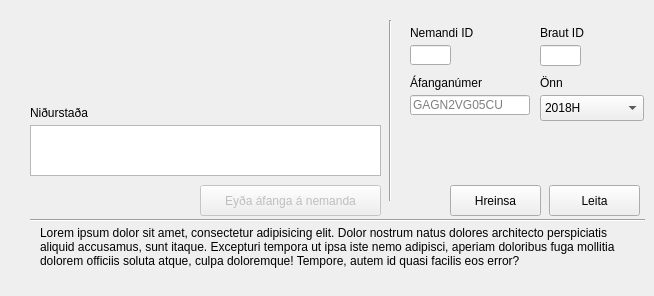
      <widget class="QWidget" name="studentcoursesTabDelete">
       <attribute name="title">
        <string>Áfangi á nemanda</string>
       </attribute>
       <widget class="QPushButton" name="pushButton_19">
        <property name="enabled">
         <bool>false</bool>
        </property>
        <property name="geometry">
         <rect>
          <x>200</x>
          <y>185</y>
          <width>181</width>
          <height>31</height>
         </rect>
        </property>
        <property name="sizePolicy">
         <sizepolicy hsizetype="Minimum" vsizetype="Fixed">
          <horstretch>0</horstretch>
          <verstretch>0</verstretch>
         </sizepolicy>
        </property>
        <property name="layoutDirection">
         <enum>Qt::LeftToRight</enum>
        </property>
        <property name="autoFillBackground">
         <bool>false</bool>
        </property>
        <property name="text">
         <string>Eyða áfanga á nemanda</string>
        </property>
        <property name="autoDefault">
         <bool>false</bool>
        </property>
        <property name="default">
         <bool>true</bool>
        </property>
        <property name="flat">
         <bool>false</bool>
        </property>
       </widget>
       <widget class="Line" name="line_61">
        <property name="geometry">
         <rect>
          <x>380</x>
          <y>20</y>
          <width>20</width>
          <height>181</height>
         </rect>
        </property>
        <property name="orientation">
         <enum>Qt::Vertical</enum>
        </property>
       </widget>
       <widget class="QPushButton" name="pushButton_60">
        <property name="geometry">
         <rect>
          <x>450</x>
          <y>185</y>
          <width>91</width>
          <height>31</height>
         </rect>
        </property>
        <property name="text">
         <string>Hreinsa</string>
        </property>
       </widget>
       <widget class="QPushButton" name="pushButton_61">
        <property name="geometry">
         <rect>
          <x>549</x>
          <y>185</y>
          <width>91</width>
          <height>31</height>
         </rect>
        </property>
        <property name="text">
         <string>Leita</string>
        </property>
       </widget>
       <widget class="QTreeWidget" name="treeWidget_43">
        <property name="geometry">
         <rect>
          <x>30</x>
          <y>125</y>
          <width>351</width>
          <height>51</height>
         </rect>
        </property>
        <property name="alternatingRowColors">
         <bool>false</bool>
        </property>
        <property name="columnCount">
         <number>0</number>
        </property>
       </widget>
       <widget class="QLabel" name="label_151">
        <property name="geometry">
         <rect>
          <x>30</x>
          <y>100</y>
          <width>101</width>
          <height>20</height>
         </rect>
        </property>
        <property name="text">
         <string>Niðurstaða</string>
        </property>
        <property name="alignment">
         <set>Qt::AlignBottom|Qt::AlignLeading|Qt::AlignLeft</set>
        </property>
       </widget>
       <widget class="QLineEdit" name="lineEdit_65">
        <property name="geometry">
         <rect>
          <x>540</x>
          <y>45</y>
          <width>41</width>
          <height>21</height>
         </rect>
        </property>
        <property name="text">
         <string/>
        </property>
        <property name="maxLength">
         <number>11</number>
        </property>
        <property name="clearButtonEnabled">
         <bool>false</bool>
        </property>
       </widget>
       <widget class="QLabel" name="label_182">
        <property name="geometry">
         <rect>
          <x>410</x>
          <y>20</y>
          <width>101</width>
          <height>20</height>
         </rect>
        </property>
        <property name="text">
         <string>Nemandi ID</string>
        </property>
        <property name="alignment">
         <set>Qt::AlignBottom|Qt::AlignLeading|Qt::AlignLeft</set>
        </property>
       </widget>
       <widget class="QLabel" name="label_68">
        <property name="geometry">
         <rect>
          <x>540</x>
          <y>20</y>
          <width>101</width>
          <height>20</height>
         </rect>
        </property>
        <property name="layoutDirection">
         <enum>Qt::LeftToRight</enum>
        </property>
        <property name="text">
         <string>Braut ID</string>
        </property>
        <property name="alignment">
         <set>Qt::AlignBottom|Qt::AlignLeading|Qt::AlignLeft</set>
        </property>
       </widget>
       <widget class="QLineEdit" name="lineEdit_70">
        <property name="geometry">
         <rect>
          <x>410</x>
          <y>95</y>
          <width>120</width>
          <height>20</height>
         </rect>
        </property>
        <property name="inputMask">
         <string/>
        </property>
        <property name="text">
         <string/>
        </property>
        <property name="maxLength">
         <number>11</number>
        </property>
        <property name="placeholderText">
         <string>GAGN2VG05CU</string>
        </property>
       </widget>
       <widget class="QComboBox" name="comboBox_32">
        <property name="geometry">
         <rect>
          <x>540</x>
          <y>95</y>
          <width>104</width>
          <height>26</height>
         </rect>
        </property>
        <item>
         <property name="text">
          <string>2018H</string>
         </property>
        </item>
        <item>
         <property name="text">
          <string>2019V</string>
         </property>
        </item>
        <item>
         <property name="text">
          <string>2019H</string>
         </property>
        </item>
        <item>
         <property name="text">
          <string>2020V</string>
         </property>
        </item>
        <item>
         <property name="text">
          <string>2020H</string>
         </property>
        </item>
        <item>
         <property name="text">
          <string>2021V</string>
         </property>
        </item>
        <item>
         <property name="text">
          <string>2021H</string>
         </property>
        </item>
        <item>
         <property name="text">
          <string>2022V</string>
         </property>
        </item>
        <item>
         <property name="text">
          <string>2022H</string>
         </property>
        </item>
        <item>
         <property name="text">
          <string>2023V</string>
         </property>
        </item>
        <item>
         <property name="text">
          <string>2023H</string>
         </property>
        </item>
       </widget>
       <widget class="QLineEdit" name="lineEdit_71">
        <property name="geometry">
         <rect>
          <x>410</x>
          <y>45</y>
          <width>41</width>
          <height>20</height>
         </rect>
        </property>
        <property name="inputMask">
         <string/>
        </property>
        <property name="text">
         <string/>
        </property>
        <property name="maxLength">
         <number>11</number>
        </property>
        <property name="placeholderText">
         <string/>
        </property>
       </widget>
       <widget class="QLabel" name="label_187">
        <property name="geometry">
         <rect>
          <x>410</x>
          <y>70</y>
          <width>101</width>
          <height>20</height>
         </rect>
        </property>
        <property name="text">
         <string>Áfanganúmer</string>
        </property>
        <property name="alignment">
         <set>Qt::AlignBottom|Qt::AlignLeading|Qt::AlignLeft</set>
        </property>
       </widget>
       <widget class="QLabel" name="label_188">
        <property name="geometry">
         <rect>
          <x>540</x>
          <y>70</y>
          <width>101</width>
          <height>20</height>
         </rect>
        </property>
        <property name="layoutDirection">
         <enum>Qt::LeftToRight</enum>
        </property>
        <property name="text">
         <string>Önn</string>
        </property>
        <property name="alignment">
         <set>Qt::AlignBottom|Qt::AlignLeading|Qt::AlignLeft</set>
        </property>
       </widget>
       <widget class="Line" name="line_69">
        <property name="geometry">
         <rect>
          <x>30</x>
          <y>210</y>
          <width>615</width>
          <height>20</height>
         </rect>
        </property>
        <property name="orientation">
         <enum>Qt::Horizontal</enum>
        </property>
       </widget>
       <widget class="QLabel" name="label_194">
        <property name="geometry">
         <rect>
          <x>40</x>
          <y>226</y>
          <width>591</width>
          <height>61</height>
         </rect>
        </property>
        <property name="text">
         <string>Lorem ipsum dolor sit amet, consectetur adipisicing elit. Dolor nostrum natus dolores architecto perspiciatis aliquid accusamus, sunt itaque. Excepturi tempora ut ipsa iste nemo adipisci, aperiam doloribus fuga mollitia dolorem officiis soluta atque, culpa doloremque! Tempore, autem id quasi facilis eos error?</string>
        </property>
        <property name="textFormat">
         <enum>Qt::AutoText</enum>
        </property>
        <property name="scaledContents">
         <bool>false</bool>
        </property>
        <property name="alignment">
         <set>Qt::AlignLeading|Qt::AlignLeft|Qt::AlignTop</set>
        </property>
        <property name="wordWrap">
         <bool>true</bool>
        </property>
       </widget>
      </widget>
